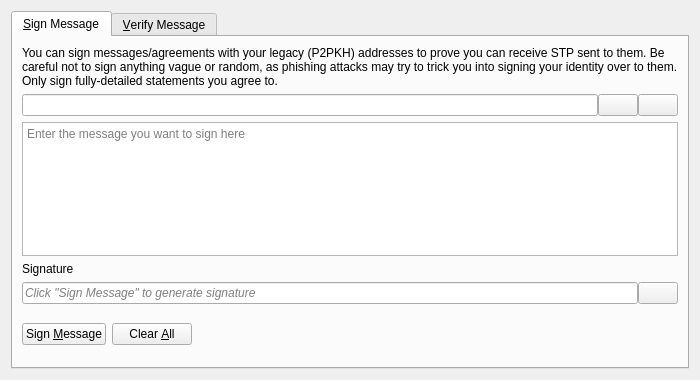
<?xml version="1.0" encoding="UTF-8"?>
<ui version="4.0">
 <class>SignVerifyMessageDialog</class>
 <widget class="QDialog" name="SignVerifyMessageDialog">
  <property name="geometry">
   <rect>
    <x>0</x>
    <y>0</y>
    <width>700</width>
    <height>380</height>
   </rect>
  </property>
  <property name="windowTitle">
   <string>Signatures - Sign / Verify a Message</string>
  </property>
  <property name="modal">
   <bool>true</bool>
  </property>
  <layout class="QVBoxLayout" name="verticalLayout">
   <item>
    <widget class="QTabWidget" name="tabWidget">
     <property name="currentIndex">
      <number>0</number>
     </property>
     <widget class="QWidget" name="tabSignMessage">
      <attribute name="title">
       <string>&amp;Sign Message</string>
      </attribute>
      <layout class="QVBoxLayout" name="verticalLayout_SM">
       <item>
        <widget class="QLabel" name="infoLabel_SM">
         <property name="text">
          <string>You can sign messages/agreements with your legacy (P2PKH) addresses to prove you can receive STP sent to them. Be careful not to sign anything vague or random, as phishing attacks may try to trick you into signing your identity over to them. Only sign fully-detailed statements you agree to.</string>
         </property>
         <property name="textFormat">
          <enum>Qt::PlainText</enum>
         </property>
         <property name="wordWrap">
          <bool>true</bool>
         </property>
        </widget>
       </item>
       <item>
        <layout class="QHBoxLayout" name="horizontalLayout_1_SM">
         <property name="spacing">
          <number>0</number>
         </property>
         <item>
          <widget class="QValidatedLineEdit" name="addressIn_SM">
           <property name="toolTip">
            <string>The Stompi address to sign the message with</string>
           </property>
          </widget>
         </item>
         <item>
          <widget class="QPushButton" name="addressBookButton_SM">
           <property name="toolTip">
            <string>Choose previously used address</string>
           </property>
           <property name="text">
            <string/>
           </property>
           <property name="icon">
            <iconset resource="../bitcoin.qrc">
             <normaloff>:/icons/address-book</normaloff>:/icons/address-book</iconset>
           </property>
           <property name="shortcut">
            <string>Alt+A</string>
           </property>
           <property name="autoDefault">
            <bool>false</bool>
           </property>
          </widget>
         </item>
         <item>
          <widget class="QPushButton" name="pasteButton_SM">
           <property name="toolTip">
            <string>Paste address from clipboard</string>
           </property>
           <property name="text">
            <string/>
           </property>
           <property name="icon">
            <iconset resource="../bitcoin.qrc">
             <normaloff>:/icons/editpaste</normaloff>:/icons/editpaste</iconset>
           </property>
           <property name="shortcut">
            <string>Alt+P</string>
           </property>
           <property name="autoDefault">
            <bool>false</bool>
           </property>
          </widget>
         </item>
        </layout>
       </item>
       <item>
        <widget class="QPlainTextEdit" name="messageIn_SM">
         <property name="toolTip">
          <string>Enter the message you want to sign here</string>
         </property>
         <property name="placeholderText">
          <string>Enter the message you want to sign here</string>
         </property>
        </widget>
       </item>
       <item>
        <widget class="QLabel" name="signatureLabel_SM">
         <property name="text">
          <string>Signature</string>
         </property>
         <property name="textFormat">
          <enum>Qt::PlainText</enum>
         </property>
        </widget>
       </item>
       <item>
        <layout class="QHBoxLayout" name="horizontalLayout_2_SM">
         <property name="spacing">
          <number>0</number>
         </property>
         <item>
          <widget class="QLineEdit" name="signatureOut_SM">
           <property name="placeholderText">
            <string>Click "Sign Message" to generate signature</string>
           </property>
           <property name="font">
            <font>
             <italic>true</italic>
            </font>
           </property>
           <property name="readOnly">
            <bool>true</bool>
           </property>
          </widget>
         </item>
         <item>
          <widget class="QPushButton" name="copySignatureButton_SM">
           <property name="toolTip">
            <string>Copy the current signature to the clipboard</string>
           </property>
           <property name="text">
            <string/>
           </property>
           <property name="icon">
            <iconset resource="../bitcoin.qrc">
             <normaloff>:/icons/editcopy</normaloff>:/icons/editcopy</iconset>
           </property>
           <property name="autoDefault">
            <bool>false</bool>
           </property>
          </widget>
         </item>
        </layout>
       </item>
       <item>
        <layout class="QHBoxLayout" name="horizontalLayout_3_SM">
         <item>
          <widget class="QPushButton" name="signMessageButton_SM">
           <property name="toolTip">
            <string>Sign the message to prove you own this Stompi address</string>
           </property>
           <property name="text">
            <string>Sign &amp;Message</string>
           </property>
           <property name="icon">
            <iconset resource="../bitcoin.qrc">
             <normaloff>:/icons/edit</normaloff>:/icons/edit</iconset>
           </property>
           <property name="autoDefault">
            <bool>false</bool>
           </property>
          </widget>
         </item>
         <item>
          <widget class="QPushButton" name="clearButton_SM">
           <property name="toolTip">
            <string>Reset all sign message fields</string>
           </property>
           <property name="text">
            <string>Clear &amp;All</string>
           </property>
           <property name="icon">
            <iconset resource="../bitcoin.qrc">
             <normaloff>:/icons/remove</normaloff>:/icons/remove</iconset>
           </property>
           <property name="autoDefault">
            <bool>false</bool>
           </property>
          </widget>
         </item>
         <item>
          <spacer name="horizontalSpacer_1_SM">
           <property name="orientation">
            <enum>Qt::Horizontal</enum>
           </property>
           <property name="sizeHint" stdset="0">
            <size>
             <width>40</width>
             <height>48</height>
            </size>
           </property>
          </spacer>
         </item>
         <item>
          <widget class="QLabel" name="statusLabel_SM">
           <property name="font">
            <font>
             <weight>75</weight>
             <bold>true</bold>
            </font>
           </property>
           <property name="text">
            <string/>
           </property>
           <property name="wordWrap">
            <bool>true</bool>
           </property>
          </widget>
         </item>
         <item>
          <spacer name="horizontalSpacer_2_SM">
           <property name="orientation">
            <enum>Qt::Horizontal</enum>
           </property>
           <property name="sizeHint" stdset="0">
            <size>
             <width>40</width>
             <height>48</height>
            </size>
           </property>
          </spacer>
         </item>
        </layout>
       </item>
      </layout>
     </widget>
     <widget class="QWidget" name="tabVerifyMessage">
      <attribute name="title">
       <string>&amp;Verify Message</string>
      </attribute>
      <layout class="QVBoxLayout" name="verticalLayout_VM">
       <item>
        <widget class="QLabel" name="infoLabel_VM">
         <property name="text">
          <string>Enter the receiver's address, message (ensure you copy line breaks, spaces, tabs, etc. exactly) and signature below to verify the message. Be careful not to read more into the signature than what is in the signed message itself, to avoid being tricked by a man-in-the-middle attack. Note that this only proves the signing party receives with the address, it cannot prove sendership of any transaction!</string>
         </property>
         <property name="textFormat">
          <enum>Qt::PlainText</enum>
         </property>
         <property name="alignment">
          <set>Qt::AlignLeading|Qt::AlignLeft|Qt::AlignTop</set>
         </property>
         <property name="wordWrap">
          <bool>true</bool>
         </property>
        </widget>
       </item>
       <item>
        <layout class="QHBoxLayout" name="horizontalLayout_1_VM">
         <property name="spacing">
          <number>0</number>
         </property>
         <item>
          <widget class="QValidatedLineEdit" name="addressIn_VM">
           <property name="toolTip">
            <string>The Stompi address the message was signed with</string>
           </property>
          </widget>
         </item>
         <item>
          <widget class="QPushButton" name="addressBookButton_VM">
           <property name="toolTip">
            <string>Choose previously used address</string>
           </property>
           <property name="text">
            <string/>
           </property>
           <property name="icon">
            <iconset resource="../bitcoin.qrc">
             <normaloff>:/icons/address-book</normaloff>:/icons/address-book</iconset>
           </property>
           <property name="shortcut">
            <string>Alt+A</string>
           </property>
           <property name="autoDefault">
            <bool>false</bool>
           </property>
          </widget>
         </item>
        </layout>
       </item>
       <item>
        <widget class="QPlainTextEdit" name="messageIn_VM">
          <property name="toolTip">
            <string>The signed message to verify</string>
          </property>
          <property name="placeholderText">
            <string>The signed message to verify</string>
          </property>
        </widget>
       </item>
       <item>
        <widget class="QValidatedLineEdit" name="signatureIn_VM">
          <property name="toolTip">
            <string>The signature given when the message was signed</string>
          </property>
          <property name="placeholderText">
            <string>The signature given when the message was signed</string>
          </property>
        </widget>
       </item>
       <item>
        <layout class="QHBoxLayout" name="horizontalLayout_2_VM">
         <item>
          <widget class="QPushButton" name="verifyMessageButton_VM">
           <property name="toolTip">
            <string>Verify the message to ensure it was signed with the specified Stompi address</string>
           </property>
           <property name="text">
            <string>Verify &amp;Message</string>
           </property>
           <property name="icon">
            <iconset resource="../bitcoin.qrc">
             <normaloff>:/icons/transaction_0</normaloff>:/icons/transaction_0</iconset>
           </property>
           <property name="autoDefault">
            <bool>false</bool>
           </property>
          </widget>
         </item>
         <item>
          <widget class="QPushButton" name="clearButton_VM">
           <property name="toolTip">
            <string>Reset all verify message fields</string>
           </property>
           <property name="text">
            <string>Clear &amp;All</string>
           </property>
           <property name="icon">
            <iconset resource="../bitcoin.qrc">
             <normaloff>:/icons/remove</normaloff>:/icons/remove</iconset>
           </property>
           <property name="autoDefault">
            <bool>false</bool>
           </property>
          </widget>
         </item>
         <item>
          <spacer name="horizontalSpacer_1_VM">
           <property name="orientation">
            <enum>Qt::Horizontal</enum>
           </property>
           <property name="sizeHint" stdset="0">
            <size>
             <width>40</width>
             <height>48</height>
            </size>
           </property>
          </spacer>
         </item>
         <item>
          <widget class="QLabel" name="statusLabel_VM">
           <property name="font">
            <font>
             <weight>75</weight>
             <bold>true</bold>
            </font>
           </property>
           <property name="text">
            <string/>
           </property>
           <property name="wordWrap">
            <bool>true</bool>
           </property>
          </widget>
         </item>
         <item>
          <spacer name="horizontalSpacer_2_VM">
           <property name="orientation">
            <enum>Qt::Horizontal</enum>
           </property>
           <property name="sizeHint" stdset="0">
            <size>
             <width>40</width>
             <height>48</height>
            </size>
           </property>
          </spacer>
         </item>
        </layout>
       </item>
      </layout>
     </widget>
    </widget>
   </item>
  </layout>
 </widget>
 <customwidgets>
  <customwidget>
   <class>QValidatedLineEdit</class>
   <extends>QLineEdit</extends>
   <header>qt/qvalidatedlineedit.h</header>
  </customwidget>
 </customwidgets>
 <resources>
  <include location="../bitcoin.qrc"/>
 </resources>
 <connections/>
</ui>
